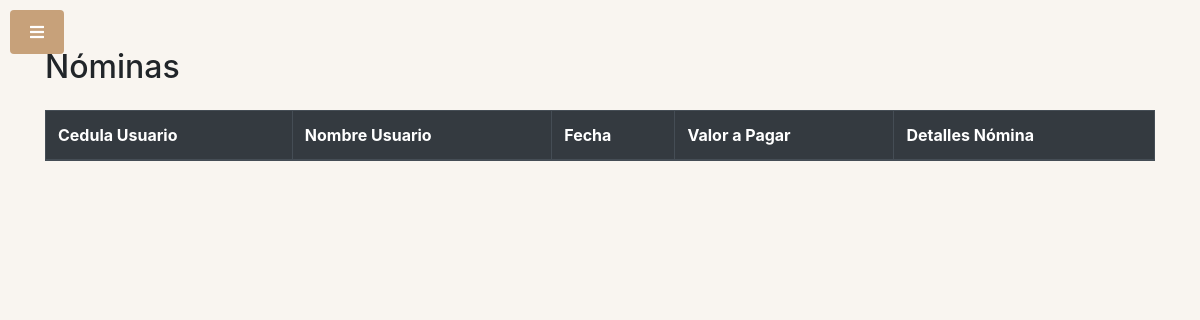
The page /usuarios/nomina_Tab.php (signed in) on the database as committed earlier.
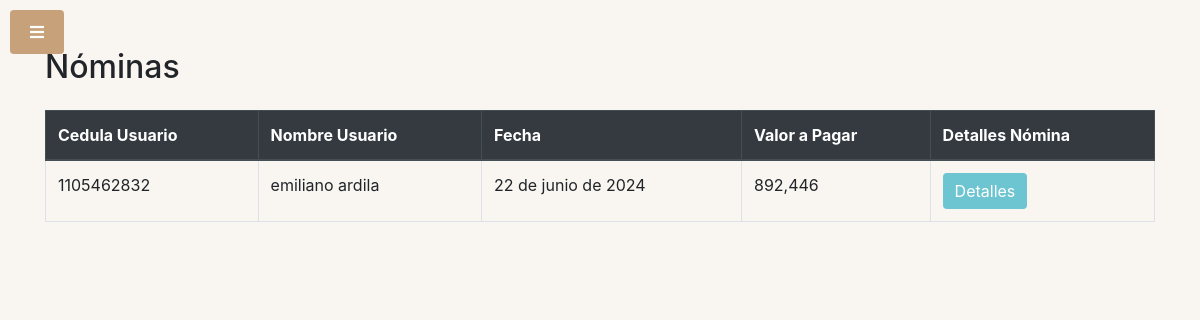
The same page on the database as committed later.
### tables this page shows
CREATE TABLE `nomina` (
  `ID` int(11) NOT NULL,
  `ID_user` int(11) NOT NULL,
  `Fecha` datetime NOT NULL,
  `ID_deduccion` int(11) NOT NULL,
  `Id_suma` int(11) NOT NULL,
  `dias_trabajados` int(10) DEFAULT NULL,
  `Valor_Pagar` int(20) NOT NULL
);

### usuarios/nomina_Tab.php (the view, shortened to what this page needs)
<?php
include '../conexion/db.php';
$conexion->exec("SET lc_time_names = 'es_ES'");
$id_us = $_SESSION['id_us'];
$id_rol = $_SESSION['id_rol'];
if ($id_rol == '6') {
    $sql = "SELECT n.ID, n.ID_user, CONCAT(u.nombre_us, ' ', u.apellido_us) AS nombre_completo, DATE_FORMAT(n.fecha, '%d de %M de %Y') AS fecha, n.id_deduccion, n.id_suma, FORMAT(n.Valor_Pagar, 0) AS Valor_Pagar
            FROM nomina n
            INNER JOIN usuarios u ON n.ID_user = u.id_us
            WHERE n.ID_user = :id_usuario_sesion";
    $stmt = $conexion->prepare($sql);
    $stmt->bindParam(':id_usuario_sesion', $id_us, PDO::PARAM_INT);
    $stmt->execute();
    $nomina = $stmt->fetchAll(PDO::FETCH_ASSOC);
?>
<!DOCTYPE html>
<html lang="es">
<head>
    <link rel="stylesheet" href="https://maxcdn.bootstrapcdn.com/bootstrap/4.5.2/css/bootstrap.min.css">
    <link rel="stylesheet" href="css/prestamo.css">
</head>
<body style="background-color: #f9f5f0;">
<?php include 'nav.php'; ?>
    <div class="container mt-5">
        <h2 class="mb-4">Nóminas</h2>
        <table class="table table-bordered">
            <thead class="thead-dark">
                <tr>
                    <th>Cedula Usuario</th>
                    <th>Nombre Usuario</th>
                    <th>Fecha</th>
                    <th>Valor a Pagar</th>
                    <th>Detalles Nómina</th>
                </tr>
            </thead>
            <tbody>
                <?php foreach ($nomina as $fila): ?>
                <tr>
                    <td><?= htmlspecialchars($fila['ID_user']) ?></td>
                    <td><?= htmlspecialchars($fila['nombre_completo']) ?></td>
                    <td><?= htmlspecialchars($fila['fecha']) ?></td>
                    <td><?= htmlspecialchars($fila['Valor_Pagar']) ?></td>
                    <td><a href="detalles.php?id=<?= htmlspecialchars($fila['ID']) ?>" class="btn btn-primary">Detalles</a></td>
                </tr>
                <?php endforeach; ?>
            </tbody>
        </table>
    </div>
</body>
</html>
<?php
}
?>

### usuarios/nav.php (shortened to what this page needs)
<!DOCTYPE html>
<html lang="en">
<head>
    <link href="https://maxcdn.bootstrapcdn.com/bootstrap/4.5.2/css/bootstrap.min.css" rel="stylesheet">
    <link rel="stylesheet" href="https://cdnjs.cloudflare.com/ajax/libs/font-awesome/5.15.4/css/all.min.css">
</head>
<body>
    <button class="btn btn-toggle" id="toggleNav">
        <i class="fas fa-bars"></i>
    </button>
</body>
</html>

### usuarios/css/prestamo.css (style rules this page uses)
:root { --primary-color: #c7a17a; --background-color: #f9f5f0; --dark-color: #151515; --hover-button-color: #9b7752; --button-login-color: #6DC5D1; --button-login-hover: #59a2ac; --button-decline-term: #e88162; }
body { background-color: #F9F5F0; color: #0B0B0B; }
.thead-dark { background-color: var(--hover-button-color); color: #FFFFFF; }
input.btn.btn-primary, a.btn.btn-primary { background-color: var(--button-login-color); color: #FFFFFF; border: none; }

### usuarios/nav.php (style rules this page uses)
.btn-toggle { background-color: #c7a17a; color: white; border: none; padding: 10px 20px; cursor: pointer; position: absolute; top: 10px; left: 10px; z-index: 999; }

Rows that differ between the two databases and show on the page:
added nomina: ID_user "1105462832", nombre_completo "emiliano ardila", fecha "22 de junio de 2024", Valor_Pagar "892,446"
